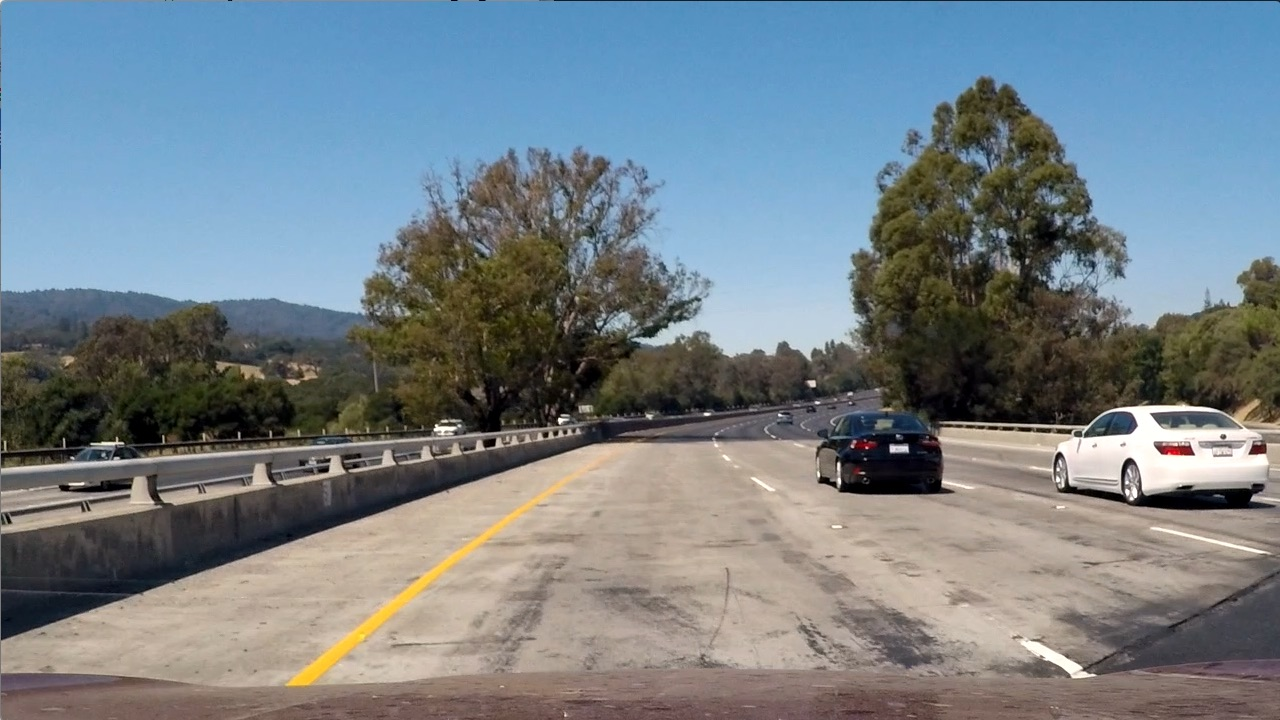
#> input picture Code/Term01-Computer-Vision-and-Deep-Learning/P5-Vehicle-Detection/test_images/test1.jpg, 1280 x 720 px
$ python sliding_window.py   (older library calls are emulated)
#> lines starting #> are read from the running program, lines starting #| are printed output that depends on the picture
### Code/Term01-Computer-Vision-and-Deep-Learning/P5-Vehicle-Detection/toolbox/draw_on_image.py
import cv2
import numpy as np

# Define a function to draw bounding boxes
def draw_boxes(img, bboxes, color=(0, 255, 0), thick=2):
    # Make a copy of the image
    imcopy = np.copy(img)
    # Iterate through the bounding boxes
    for bbox in bboxes:
        # Draw a rectangle given bbox coordinates
        cv2.rectangle(imcopy, bbox[0], bbox[1], color, thick)
    # Return the image copy with boxes drawn
    return imcopy

# [25 lines left out: functions draw_labeled_bboxes, weighted_img, not called in this run]

### Code/Term01-Computer-Vision-and-Deep-Learning/P5-Vehicle-Detection/detection_functions/sliding_window.py
from toolbox.draw_on_image import *

# Define a function that takes an image,
# start and stop positions in both x and y,
# window size (x and y dimensions),
# and overlap fraction (for both x and y)
def slide_window(img_shape, x_start_stop=[None, None], y_start_stop=[None, None],
                 xy_window=(64, 64), xy_overlap=(0.5, 0.5)):
    # If x and/or y start/stop positions not defined, set to image size
    if x_start_stop[0] == None:
        x_start_stop[0] = 0
    if x_start_stop[1] == None:
        x_start_stop[1] = img_shape[1]
    if y_start_stop[0] == None:
        y_start_stop[0] = 0
    if y_start_stop[1] == None:
        y_start_stop[1] = img_shape[0]
    # Compute the span of the region to be searched
    xspan = x_start_stop[1] - x_start_stop[0]
    yspan = y_start_stop[1] - y_start_stop[0]
    # Compute the number of pixels per step in x/y

    nx_pix_per_step = np.int(xy_window[0] * (1 - xy_overlap[0]))
    ny_pix_per_step = np.int(xy_window[1] * (1 - xy_overlap[1]))
    # Compute the number of windows in x/y
    nx_windows = np.int((xspan-xy_window[0]) / nx_pix_per_step)+1
    ny_windows = np.int((yspan-xy_window[1]) / ny_pix_per_step)+1
    # Initialize a list to append window positions to
    window_list = []
    # Loop through finding x and y window positions
    # Note: you could vectorize this step, but in practice
    # you'll be considering windows one by one with your
    # classifier, so looping makes sense
    for ys in range(ny_windows):
        for xs in range(nx_windows):
            # Calculate window position
            startx = xs * nx_pix_per_step + x_start_stop[0]
            endx = startx + xy_window[0]
            if endx > img_shape[1]:
                delta_x = endx - img_shape[1]
                endx = endx - delta_x
                startx = startx - delta_x
            starty = ys * ny_pix_per_step + y_start_stop[0]
            endy = starty + xy_window[1]

            # Append window position to list
            window_list.append(((startx, starty), (endx, endy)))
    # Return the list of windows
    return window_list

# [14 lines left out: function return_labeled_windows, not called in this run]

def perspective_width(new_y,y_start_stop=[420, 720],bottom_width=360, top_width=32):
    new_width = int(((1. - ((y_start_stop[1] - new_y) / (y_start_stop[1] - y_start_stop[0]))) * (bottom_width - top_width)) + top_width)
    return int(new_width)

def slide_precheck(img_shape, y_start_stop=[440, 720], xy_window_start=(440, 440), xy_overlap = (0.0, 0.8)):
    shifted_collection = []
    #dead_step_y = int(xy_window_start[1] * (1.0 - xy_overlap[1]))
    for shift in range(10):
        y_position = y_start_stop[1]
        x_position = 0
        xy_window = xy_window_start

        windows_collection = []

        while (xy_window[0] >= 64):
            dead_step_x = int(xy_window[0] * (1.0 - xy_overlap[0]) * shift / 10)
            dead_x_position = x_position + dead_step_x
            y_step = int(xy_window[0] * (1.0 - xy_overlap[1]))

            windows = slide_window(img_shape, x_start_stop=[dead_x_position, img_shape[1]-x_position],
                                               y_start_stop=[y_position - xy_window[0], y_position],
                                               xy_window=xy_window, xy_overlap=xy_overlap)

            y_position = y_position - y_step
            width = perspective_width(y_position,y_start_stop=y_start_stop,bottom_width=xy_window_start[1], top_width=32)
            xy_window = (width, width)


            x_width = perspective_width(y_position,y_start_stop=y_start_stop,bottom_width=img_shape[1]*15, top_width=32*15)

            if x_width > (img_shape[1]):
                x_position = 0
            else:
                x_position = int((img_shape[1] - x_width)/2)

            windows_collection.append(windows)

        shifted_collection.append(windows_collection)
    return shifted_collection


if __name__ == "__main__":

    image = cv2.imread('../test_images/test1.jpg')
#> image is the input picture: shape (720, 1280, 3); mean B, G, R 135.5, 128.7, 117.5
    img_shape = image.shape
    shifted_collection = slide_precheck(img_shape)

    for shift in shifted_collection:
        print(len(shift))
        for stripe in shift:
            image = draw_boxes(image, stripe)
        cv2.imshow('shifted_collection', image)

        cv2.imwrite('../output_images/sliding_windows.jpg', image)
        cv2.waitKey(2000)
#> this loop made 10 passes
#> pass 1, in draw_boxes (call 3), `imcopy = np.copy(img)`:
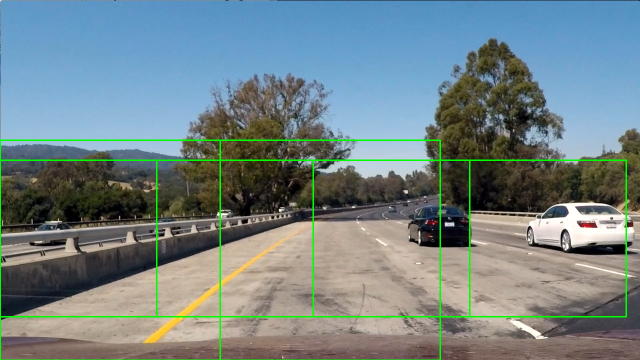
#> imcopy: shape (720, 1280, 3) (shown at 1/2 size); mean B, G, R 133.3, 131.3, 115.1
#> pass 1, in draw_boxes (call 4), `imcopy = np.copy(img)`:
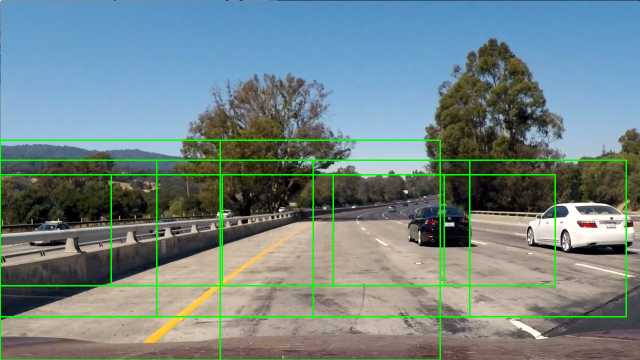
#> imcopy: shape (720, 1280, 3) (shown at 1/2 size); mean B, G, R 132.3, 132.9, 113.9
#> pass 1, in draw_boxes (call 5), `imcopy = np.copy(img)`:
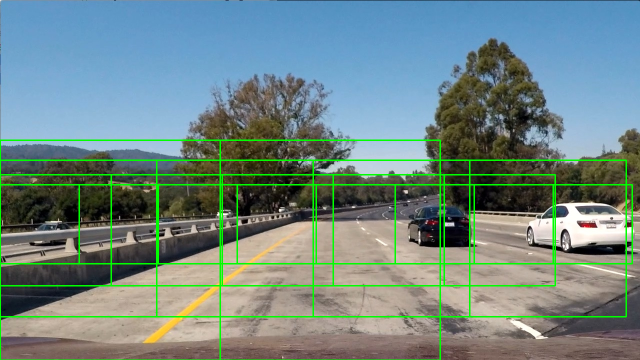
#> imcopy: shape (720, 1280, 3) (shown at 1/2 size); mean B, G, R 131.2, 134.8, 112.5
#> after the loop:
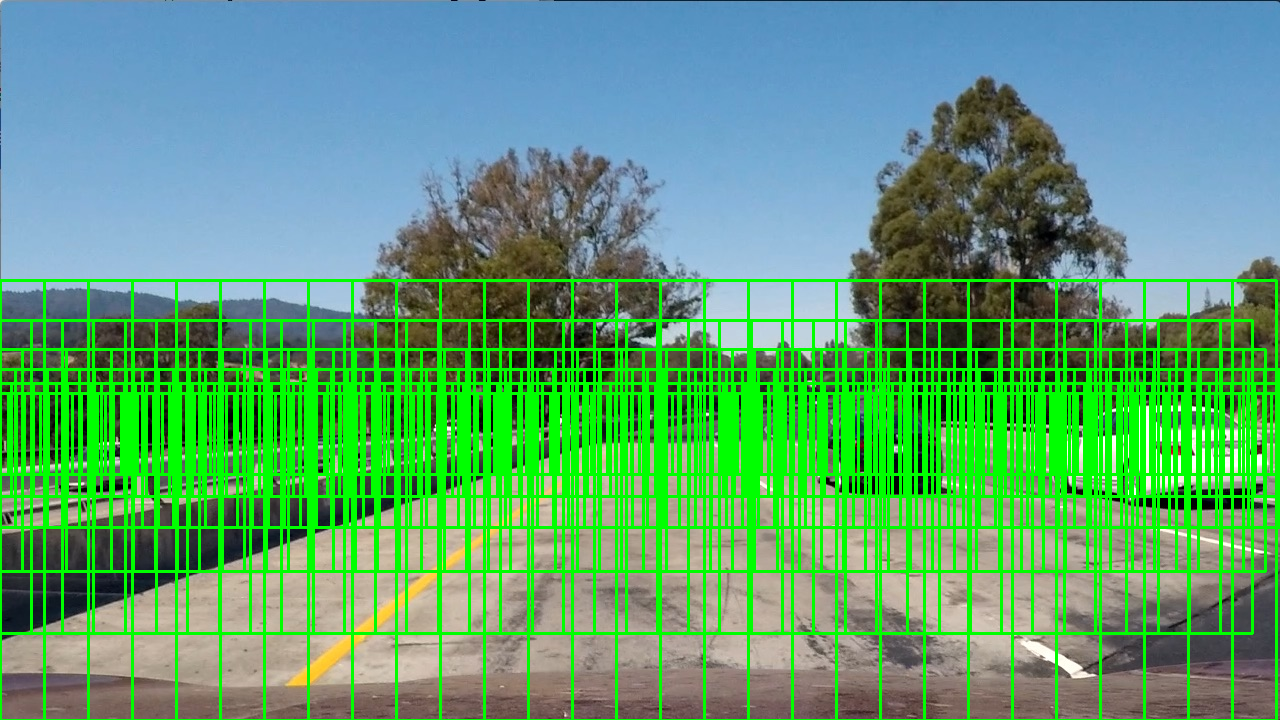
#> image: shape (720, 1280, 3); mean B, G, R 114.1, 161.8, 92.5

$ run again, with Code/Term01-Computer-Vision-and-Deep-Learning/P5-Vehicle-Detection/test_images/test2.jpg copied over Code/Term01-Computer-Vision-and-Deep-Learning/P5-Vehicle-Detection/test_images/test1.jpg
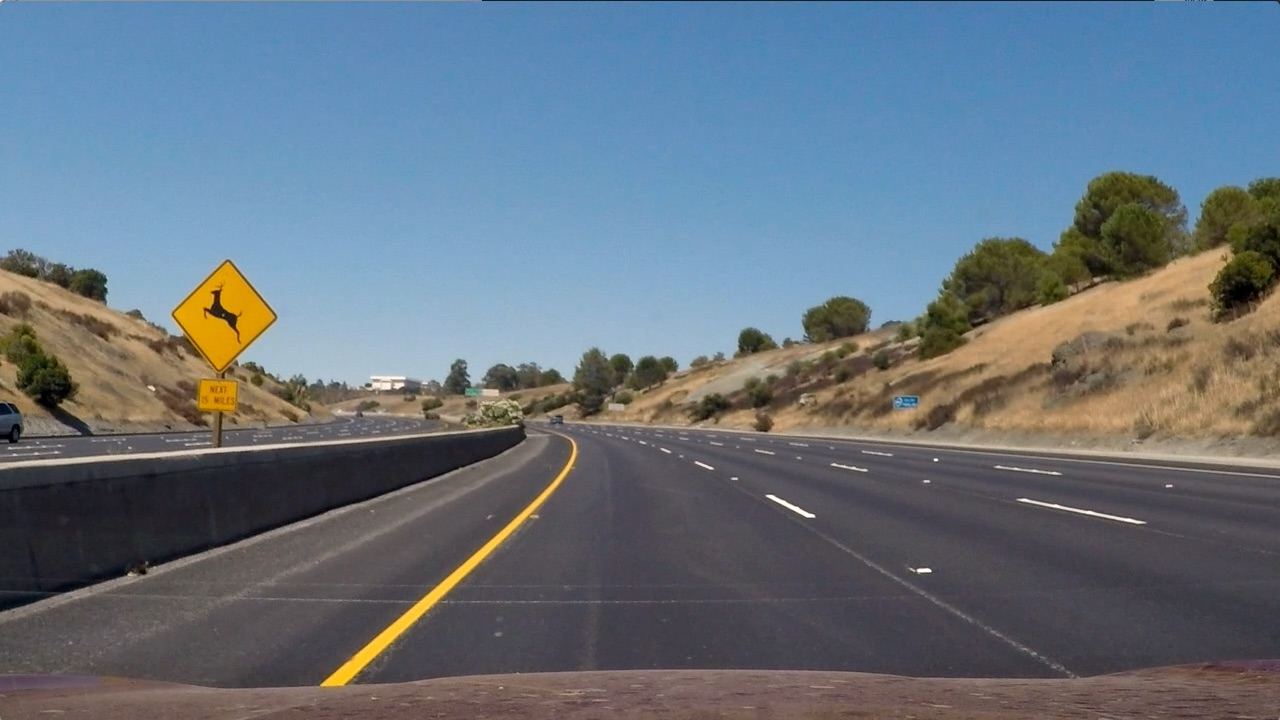
#> input picture Code/Term01-Computer-Vision-and-Deep-Learning/P5-Vehicle-Detection/test_images/test2.jpg, 1280 x 720 px
#> image is the input picture: shape (720, 1280, 3); mean B, G, R 125.5, 114.6, 102.8
#> the loop `for shift in shifted_collection:` made 10 passes
#> pass 1, in draw_boxes (call 5), `imcopy = np.copy(img)`:
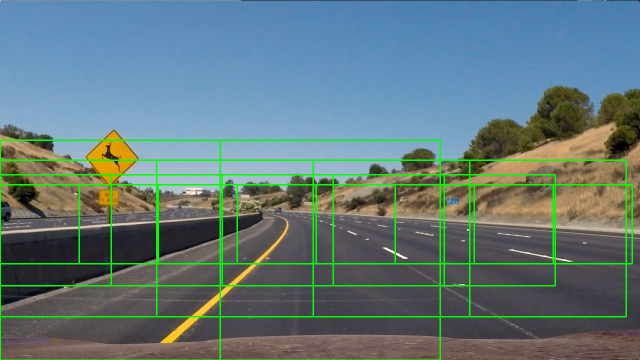
#> imcopy: shape (720, 1280, 3) (shown at 1/2 size); mean B, G, R 121.2, 121, 98.1
#> after the loop `for shift in shifted_collection:`:
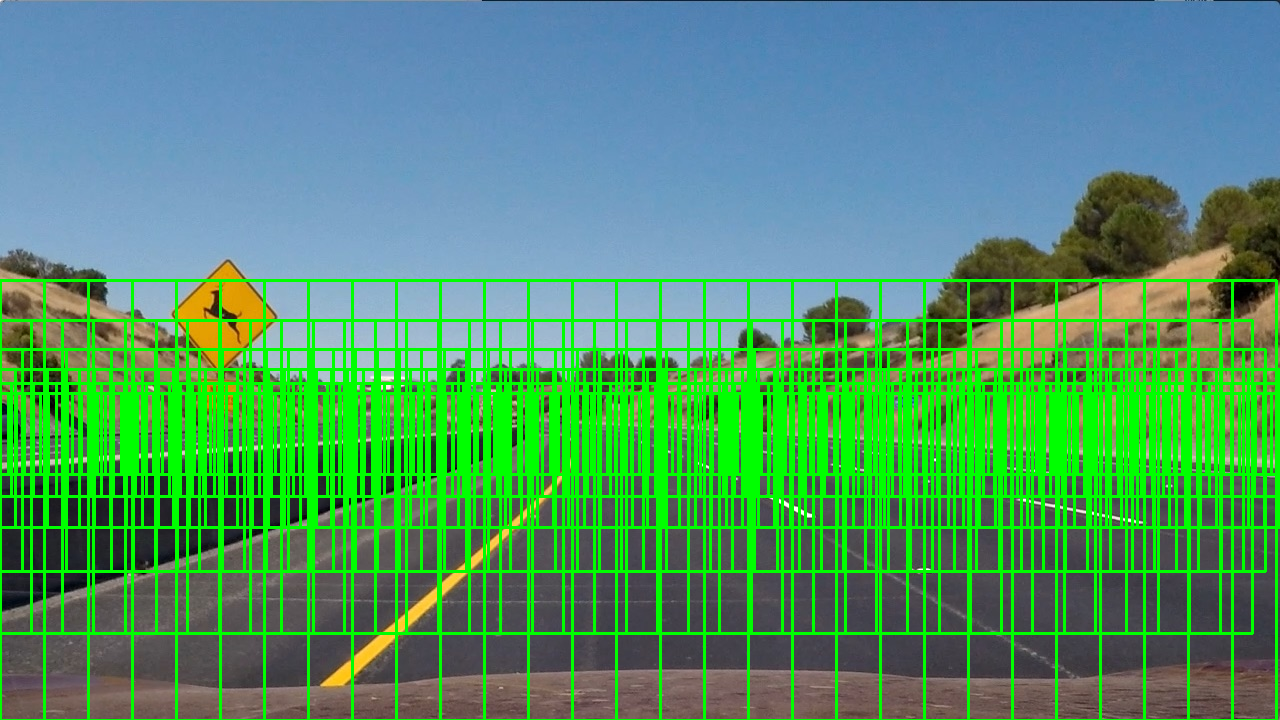
#> image: shape (720, 1280, 3); mean B, G, R 105.6, 149.6, 79.4

$ run again, with Code/Term01-Computer-Vision-and-Deep-Learning/P5-Vehicle-Detection/test_images/test3.jpg copied over Code/Term01-Computer-Vision-and-Deep-Learning/P5-Vehicle-Detection/test_images/test1.jpg
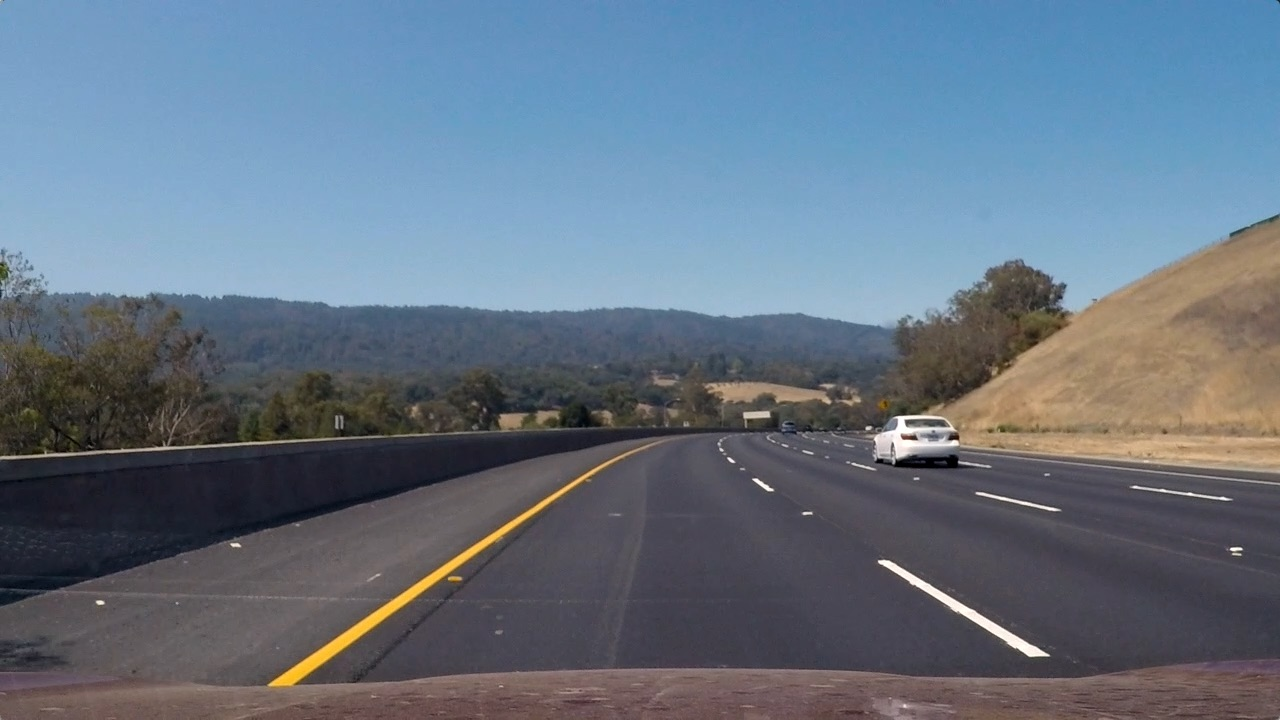
#> input picture Code/Term01-Computer-Vision-and-Deep-Learning/P5-Vehicle-Detection/test_images/test3.jpg, 1280 x 720 px
#> image is the input picture: shape (720, 1280, 3); mean B, G, R 130.7, 115.3, 101.1
#> the loop `for shift in shifted_collection:` made 10 passes
#> pass 1, in draw_boxes (call 5), `imcopy = np.copy(img)`:
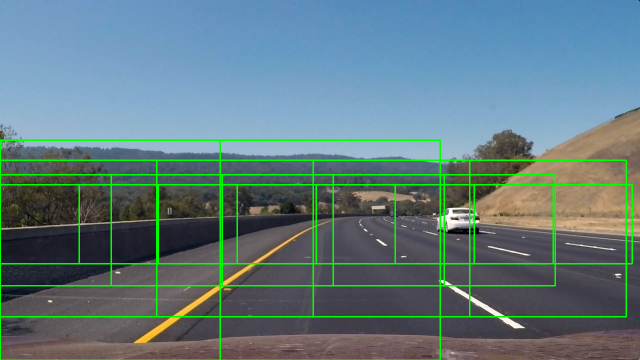
#> imcopy: shape (720, 1280, 3) (shown at 1/2 size); mean B, G, R 126.6, 122.3, 97.2
#> after the loop `for shift in shifted_collection:`:
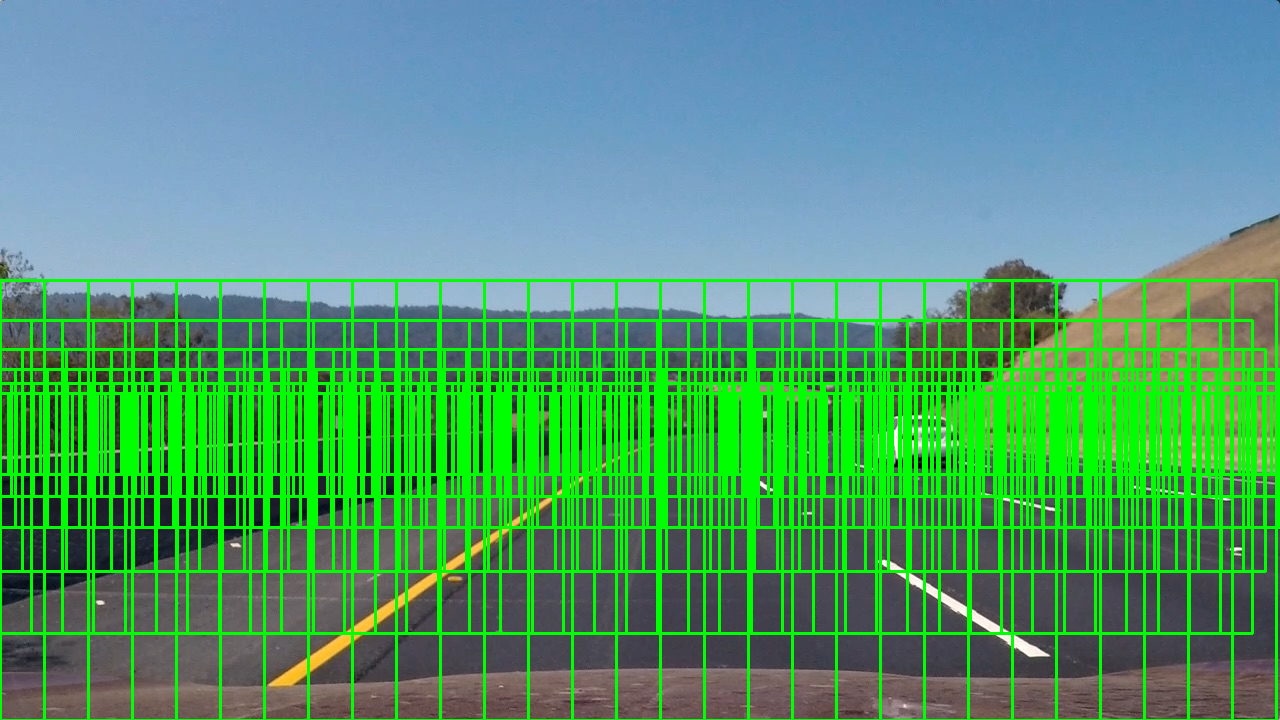
#> image: shape (720, 1280, 3); mean B, G, R 112.2, 153.3, 81.4
